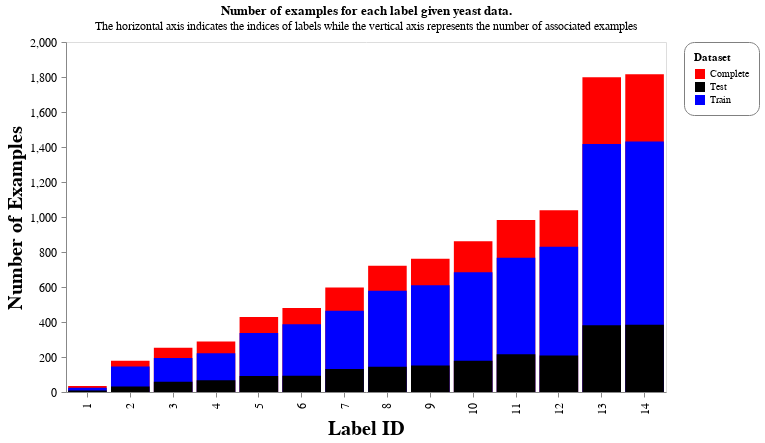

This figure's notebook cell:
### Code cell
chart

### Figure 1 — Vega-Lite specification as saved in the notebook (floating-point values rounded to 4 significant figures)
{"data": {"name": "data-02b1c59029dbbe23f392357820fe527a"}, "mark": {"type": "bar", "color": "grey"}, "config": {"axis": {"labelFontSize": 12, "labelLimit": 500, "labelPadding": 5, "titleFontSize": 20}, "axisY": {"grid": false}, "header": {"labelFontSize": 15, "titleFontSize": 20}, "legend": {"cornerRadius": 10, "fillColor": "white", "padding": 10, "strokeColor": "gray"}}, "encoding": {"color": {"type": "nominal", "field": "Dataset", "scale": {"range": ["red", "black", "blue"]}}, "x": {"type": "ordinal", "field": "Label", "sort": "ascending", "title": "Label ID"}, "y": {"type": "quantitative", "field": "Sum", "stack": null, "title": "Number of Examples"}}, "height": 350, "resolve": {"scale": {"x": "independent"}}, "title": {"text": "Number of examples for each label given yeast data.", "subtitle": ["The horizontal axis indicates the indices of labels while the vertical axis represents the number of associated examples"]}, "width": 600, "$schema": "https://vega.github.io/schema/vega-lite/v4.8.1.json", "datasets": {"data-02b1c59029dbbe23f392357820fe527a": [{"Label": 1, "Dataset": "Complete", "Sum": 34}, {"Label": 2, "Dataset": "Complete", "Sum": 178}, {"Label": 3, "Dataset": "Complete", "Sum": 253}, {"Label": 4, "Dataset": "Complete", "Sum": 289}, {"Label": 5, "Dataset": "Complete", "Sum": 428}, {"Label": 6, "Dataset": "Complete", "Sum": 480}, {"Label": 7, "Dataset": "Complete", "Sum": 597}, {"Label": 8, "Dataset": "Complete", "Sum": 722}, {"Label": 9, "Dataset": "Complete", "Sum": 762}, {"Label": 10, "Dataset": "Complete", "Sum": 862}, {"Label": 11, "Dataset": "Complete", "Sum": 983}, {"Label": 12, "Dataset": "Complete", "Sum": 1038}, {"Label": 13, "Dataset": "Complete", "Sum": 1799}, {"Label": 14, "Dataset": "Complete", "Sum": 1816}, {"Label": 1, "Dataset": "Train", "Sum": 25}, {"Label": 2, "Dataset": "Train", "Sum": 146}, {"Label": 3, "Dataset": "Train", "Sum": 195}, {"Label": 4, "Dataset": "Train", "Sum": 222}, {"Label": 5, "Dataset": "Train", "Sum": 337}, {"Label": 6, "Dataset": "Train", "Sum": 387}, {"Label": 7, "Dataset": "Train", "Sum": 465}, {"Label": 8, "Dataset": "Train", "Sum": 578}, {"Label": 9, "Dataset": "Train", "Sum": 610}, {"Label": 10, "Dataset": "Train", "Sum": 684}, {"Label": 11, "Dataset": "Train", "Sum": 767}, {"Label": 12, "Dataset": "Train", "Sum": 830}, {"Label": 13, "Dataset": "Train", "Sum": 1417}, {"Label": 14, "Dataset": "Train", "Sum": 1432}, {"Label": 1, "Dataset": "Test", "Sum": 9}, {"Label": 2, "Dataset": "Test", "Sum": 32}, {"Label": 3, "Dataset": "Test", "Sum": 58}, {"Label": 4, "Dataset": "Test", "Sum": 67}, {"Label": 5, "Dataset": "Test", "Sum": 91}, {"Label": 6, "Dataset": "Test", "Sum": 93}, {"Label": 7, "Dataset": "Test", "Sum": 132}, {"Label": 8, "Dataset": "Test", "Sum": 144}, {"Label": 9, "Dataset": "Test", "Sum": 152}, {"Label": 10, "Dataset": "Test", "Sum": 178}, {"Label": 11, "Dataset": "Test", "Sum": 216}, {"Label": 12, "Dataset": "Test", "Sum": 208}, {"Label": 13, "Dataset": "Test", "Sum": 382}, {"Label": 14, "Dataset": "Test", "Sum": 384}]}}
